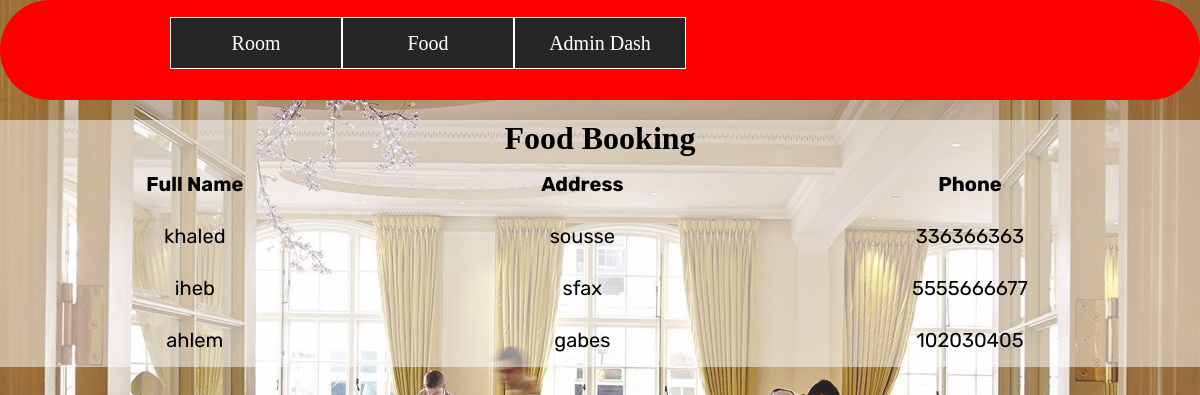
Page /adminfood.php on the committed database.
### tables this page shows
CREATE TABLE `food` (
  `id` int(255) NOT NULL,
  `full_name` text NOT NULL,
  `phone` bigint(100) NOT NULL,
  `address` varchar(100) NOT NULL
);

### adminfood.php (the view, shortened to what this page needs)
<?php
 include('../dbcon.php');
?>
<!DOCTYPE html>
<html lang="en">
<head>
    <link rel="stylesheet" href="stylee.css">
</head>
<body>
<div class="wrapper-container">
    <div class="wrapper">
        <ul>
            <li><a href="aroom.php">Room </a></li>
            <li><a href="adminfood.php">Food</a></li>
            <li><a href="admindash.php">Admin Dash</a></li>
        </ul>
    </div>
</div>
<div class="admin-booking">
        <h1 class="admin-book">Food  Booking <Section></Section></h1>
        <table>
            <tr>
                    <th width="10%" height="50px">Full Name</th>
                     <th width="10%" height="50px">Address</th>
                     <th width="10%" height="50px">Phone</th>
            </tr>
            <?php
               $qry="SELECT * FROM `food`";
               $run=mysqli_query($sql,$qry);
                 while( $row=mysqli_fetch_assoc($run))
                 {
                    $name=$row['full_name'];
                    $address=$row['address'];
                    $phone=$row['phone'];
                    ?>
                    <tr>
                     <td width="10%" height="50px"><center><?php echo $name; ?></center></td>
                     <td width="10%" height="50px"><center><?php echo $address; ?></center></td>
                     <td width="10%" height="50px"><center><?php echo $phone; ?></center></td>
                 </tr>
                    <?php
                 }
            ?>
        </table>
    </div>
</body>
</html>

### stylee.css (style rules this page uses)
* { margin: 0; padding: 0; }
.wrapper { width: 860px; margin: 0 auto; }
.wrapper-container { background-color: red; width: 100%; height: 100px; position: relative; border-radius: 50px; }
.wrapper ul { list-style: none; padding-top: 2%; }
.wrapper ul li { background: #262626; width: 170px; border: 1px solid #fff; height: 50px; line-height: 50px; text-align: center; float: left; position: relative; }
.wrapper ul li a { color: #fff; font-size: 20px; text-decoration: none; }

### adminfood.php (style rules this page uses)
.admin-booking { background:rgba(255,255,255,0.5); }
.admin-booking h1 { text-align:center; margin-top: 20px; }
body::before { position: absolute; content: ""; height: 100%; width: 100%; z-index: -1; opacity: 0.89; background: url('../img/dinning2.jpg') center center/cover no-repeat; }
.admin-booking table tr { font-size:20px; font-family: 'Rubik', sans-serif; }

### rows in the picture
food: full_name "khaled", address "sousse", phone "336366363"
food: full_name "iheb", address "sfax", phone "5555666677"
food: full_name "ahlem", address "gabes", phone "102030405"
